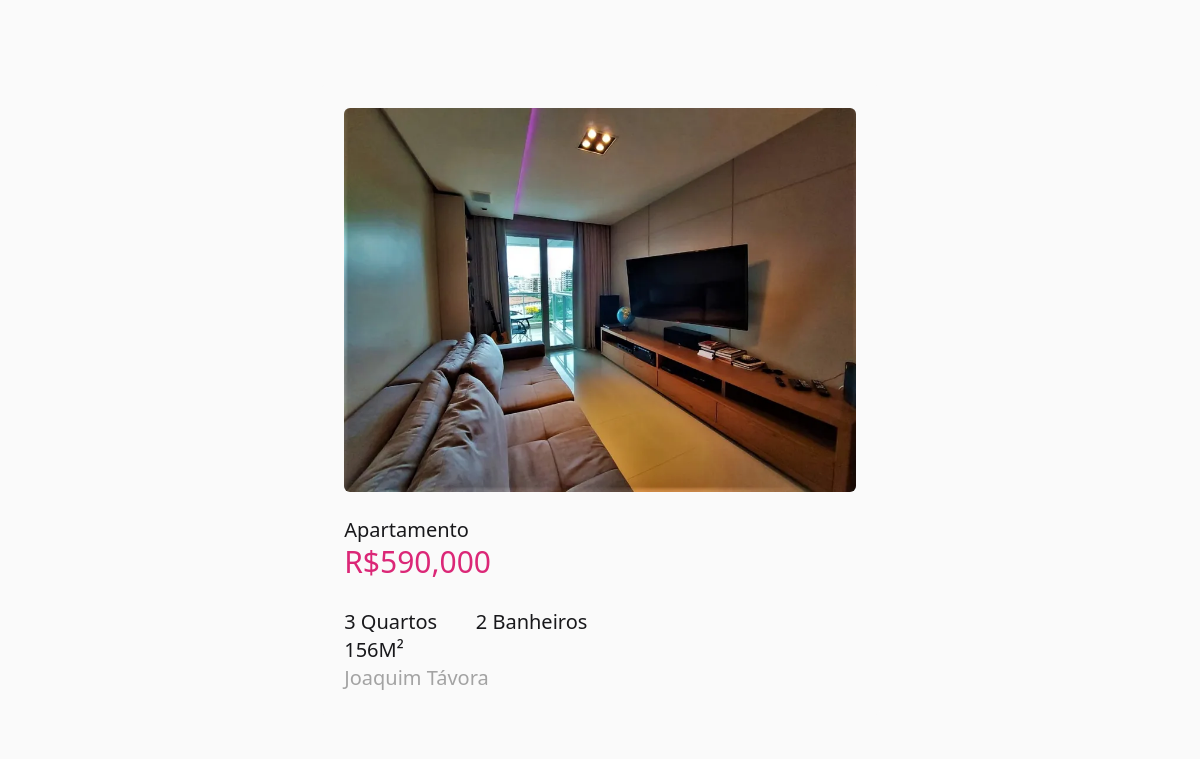
Screenshot of /find/10 with the database file from the repository.
### app.py (models this page shows, shortened)
class Estate(db.Model):
    ownerId = db.Column(db.Integer, db.ForeignKey('user.id'), nullable=False)
    id = db.Column(db.Integer, primary_key=True)
    address = db.Column(db.String(100), nullable=False, default='No address')
    price = db.Column(db.Integer, nullable=False)
    bedrooms = db.Column(db.Integer, nullable=False)
    bathrooms = db.Column(db.Integer, nullable=False)
    area = db.Column(db.Integer, nullable=False)
    type = db.Column(db.String(100), nullable=False)
    img_url = db.Column(db.String(100), nullable=True)

### app.py (the view)
@app.route("/find/<id>", methods=["GET"])
def show(id):
    try:
        imovel = Estate.query.get(id)
        imovel.price = "{:,}".format(imovel.price)
    except:
        return "erro ao encontrar imóvel"
    return render_template("singleEstate.html", estate=imovel)

### templates/singleEstate.html
{% extends 'base.html'%} {% block head %} <title>Hello</title> {%endblock%} {%
block body %}
<div class="flex items-center justify-center h-full m-4 bg-neutral-50">
  <div class="flex flex-col items-start justify-center p-6 m-4 text-xl rounded-lg  bg-neutral-50">
    <div class="flex justify-start w-full mb-6 ">
      {% if estate.img_url %}
      <img class="object-cover rounded-md estate-img max-h-96" src="{{ url_for('static', filename='images/' + estate.img_url) }}" alt="Estate Image">
      {% else %}
      <p>No Image Available</p>
      {% endif %}
    </div>
    <div class="flex flex-col items-start justify-start ">
      <p>{{estate.type}}</p>
      <h2 class="mb-3 text-3xl text-pink-600 text-">R${{ estate.price }}</h2>
    <div class="mt-4 columns-2 ">
      <p>{{estate.bedrooms}} Quartos</p>
      <p>{{estate.area}}M²</p>
      <p>{{estate.bathrooms}} Banheiros</p>
    </div>
    <p class="text-neutral-400">{{estate.address}}</p>
    </div>
</div>
{% endblock %}

### rows the page displays
Estate: img_url (picture), type "Apartamento", price "590,000", bedrooms "3", area "156", bathrooms "2", address "Joaquim Távora"
